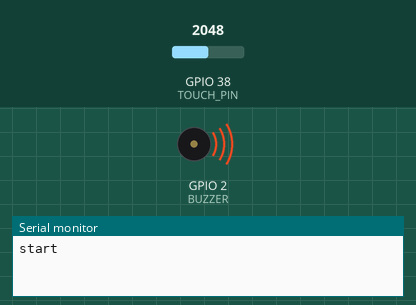
Simulated run of this sketch. Board: ESP32. Parts: buzzer (waves = sounding), the last lines printed to the serial monitor. The test bench sets the inputs (shaded band); at power-on: GPIO 38 (TOUCH_PIN) = 2048.

Above: at 0.1 s.
At 0.5 s:
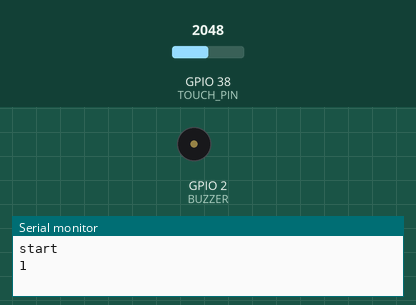
Timing chart, 0 to 2.0 s (numbered marks = the images above):
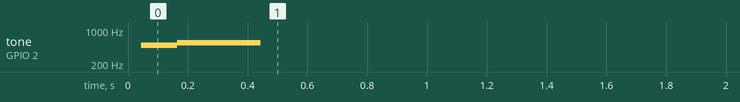

Measured:
- by itself, tone on GPIO 2 (BUZZER): silent → 491 Hz at 0.04 s, → 552 Hz 0.12 s later, → silent 0.28 s later

The sketch:

testBackTouch.ino
```cpp
#define TOUCH_PIN 38
#define BUZZER 2

#define MAX_READING 4096


int8_t touchPadMap[] = { 0, 2, 3, 1 };
void beep(int8_t note, float duration = 10, int pause = 0, byte repeat = 1) {
  if (note == 0) {  //rest note
    digitalWrite(BUZZER, 0);
    delay(duration);
    return;
  }
  int freq = 220 * pow(1.059463, note - 1);  // 1.059463 comes from https://en.wikipedia.org/wiki/Twelfth_root_of_two
  float period = 1000000.0 / freq;
  for (byte r = 0; r < repeat; r++) {
    for (float t = 0; t < duration * 1000; t += period) {
      digitalWrite(BUZZER, 1);  // Almost any value can be used except 0 and 255
      // experiment to get the best tone
      delayMicroseconds(period / 2);  // rise for half period
      digitalWrite(BUZZER, 0);        // 0 turns it off
      delayMicroseconds(period / 2);  // down for half period
    }
    delay(pause);
  }
}

void setup() {
  // put your setup code here, to run once:
  Serial.begin(115200);
  Serial.setTimeout(2);
  while (!Serial)
    ;
  while (Serial.available()) Serial.read();
  pinMode(BUZZER, OUTPUT);
  pinMode(TOUCH_PIN, INPUT);
  Serial.println("start");
  beep(15, 100);
  beep(17, 100);
  beep(18, 100);
}
int8_t prev = -1;
void loop() {
  // put your main code here, to run repeatedly:
  //stats();
  //  sensorConnectedQ(READING_COUNT);
  int touchReading = analogRead(TOUCH_PIN);
  if (touchReading < 3000) {
    int8_t touchPadIdx = touchPadMap[touchReading / 600];
    if (prev != touchPadIdx) {
      prev = touchPadIdx;
      Serial.println(touchPadIdx);
      beep(touchPadIdx * 2 + 15, 100);
    }
  }
}
```
